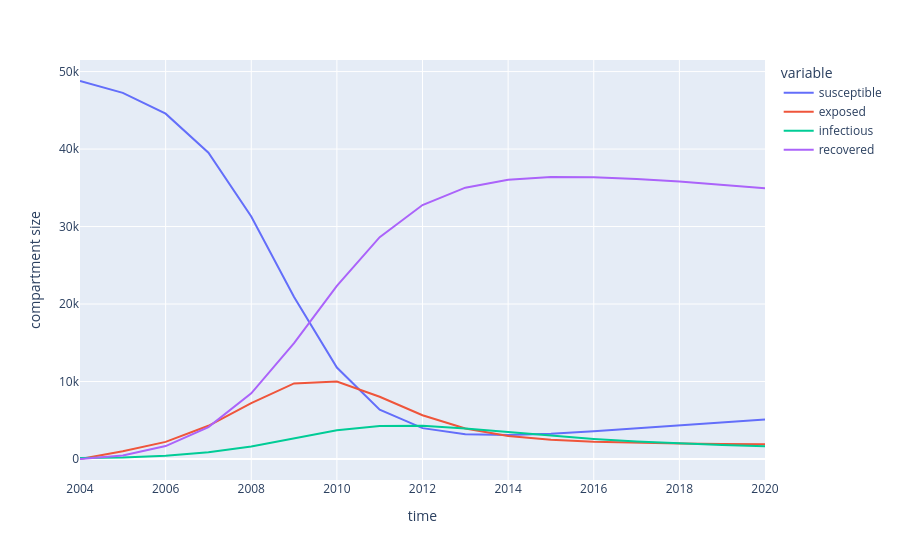

The cell this chart's notebook holds for it:
### Code cell
# Run and plot:
seirs_model.run(parameters=parameters)
compartment_values = seirs_model.get_outputs_df()
compartment_values.plot(
    labels={"index": "time", "value": "compartment size"}
)

### Figure 1 — Plotly figure (JSON) as saved in the notebook; plotly's stock layout.template omitted (floating-point values rounded to 4 significant figures)
{"data": [{"hovertemplate": "variable=susceptible<br>time=%{x}<br>compartment size=%{y}<extra></extra>", "legendgroup": "susceptible", "line": {"color": "#636efa", "dash": "solid"}, "marker": {"symbol": "circle"}, "mode": "lines", "name": "susceptible", "orientation": "v", "showlegend": true, "type": "scatter", "x": [2004.0, 2005.0, 2006.0, 2007.0, 2008.0, 2009.0, 2010.0, 2011.0, 2012.0, 2013.0, 2014.0, 2015.0, 2016.0, 2017.0, 2018.0, 2019.0, 2020.0], "xaxis": "x", "y": [48780.0, 47250.0, 44570.0, 39520.0, 31290.0, 20920.0, 11800.0, 6353.0, 3984.0, 3205.0, 3098.0, 3272.0, 3574.0, 3936.0, 4323.0, 4713.0, 5091.0], "yaxis": "y"}, {"hovertemplate": "variable=exposed<br>time=%{x}<br>compartment size=%{y}<extra></extra>", "legendgroup": "exposed", "line": {"color": "#EF553B", "dash": "solid"}, "marker": {"symbol": "circle"}, "mode": "lines", "name": "exposed", "orientation": "v", "showlegend": true, "type": "scatter", "x": [2004.0, 2005.0, 2006.0, 2007.0, 2008.0, 2009.0, 2010.0, 2011.0, 2012.0, 2013.0, 2014.0, 2015.0, 2016.0, 2017.0, 2018.0, 2019.0, 2020.0], "xaxis": "x", "y": [0.0, 1005.0, 2208.0, 4283.0, 7221.0, 9759.0, 10010.0, 8038.0, 5648.0, 3947.0, 2980.0, 2476.0, 2213.0, 2069.0, 1986.0, 1935.0, 1906.0], "yaxis": "y"}, {"hovertemplate": "variable=infectious<br>time=%{x}<br>compartment size=%{y}<extra></extra>", "legendgroup": "infectious", "line": {"color": "#00cc96", "dash": "solid"}, "marker": {"symbol": "circle"}, "mode": "lines", "name": "infectious", "orientation": "v", "showlegend": true, "type": "scatter", "x": [2004.0, 2005.0, 2006.0, 2007.0, 2008.0, 2009.0, 2010.0, 2011.0, 2012.0, 2013.0, 2014.0, 2015.0, 2016.0, 2017.0, 2018.0, 2019.0, 2020.0], "xaxis": "x", "y": [144.0, 202.5, 420.2, 859.7, 1623.0, 2679.0, 3700.0, 4270.0, 4285.0, 3941.0, 3467.0, 3000.0, 2595.0, 2265.0, 2006.0, 1804.0, 1650.0], "yaxis": "y"}, {"hovertemplate": "variable=recovered<br>time=%{x}<br>compartment size=%{y}<extra></extra>", "legendgroup": "recovered", "line": {"color": "#ab63fa", "dash": "solid"}, "marker": {"symbol": "circle"}, "mode": "lines", "name": "recovered", "orientation": "v", "showlegend": true, "type": "scatter", "x": [2004.0, 2005.0, 2006.0, 2007.0, 2008.0, 2009.0, 2010.0, 2011.0, 2012.0, 2013.0, 2014.0, 2015.0, 2016.0, 2017.0, 2018.0, 2019.0, 2020.0], "xaxis": "x", "y": [0.0, 445.5, 1669.0, 4115.0, 8475.0, 14950.0, 22340.0, 28630.0, 32770.0, 35020.0, 36050.0, 36390.0, 36370.0, 36140.0, 35800.0, 35390.0, 34960.0], "yaxis": "y"}], "layout": {"legend": {"title": {"text": "variable"}, "tracegroupgap": 0}, "margin": {"t": 60}, "xaxis": {"anchor": "y", "domain": [0, 1], "title": {"text": "time"}}, "yaxis": {"anchor": "x", "domain": [0, 1], "title": {"text": "compartment size"}}}}
